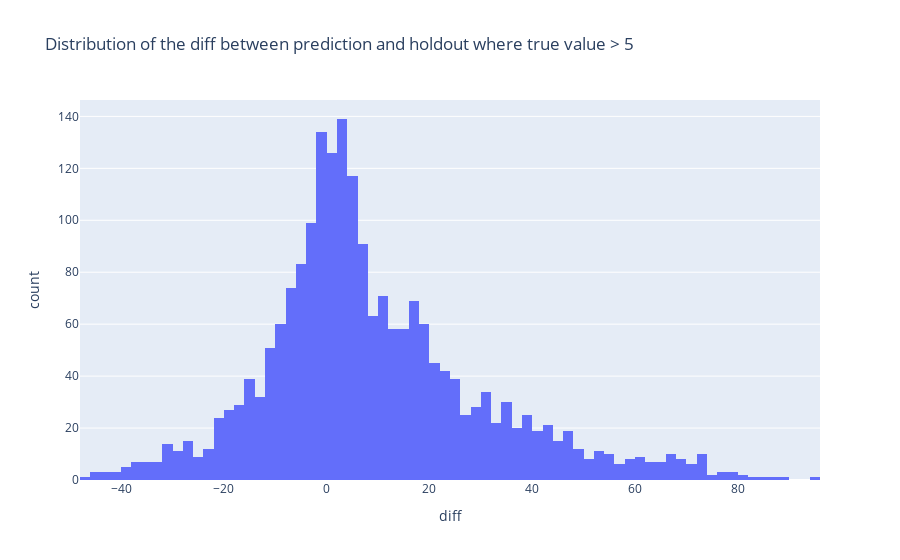

Notebook cell for this chart:
### Code cell
fig = px.histogram(eval_df[eval_df['y_val'] > 5], x='diff', nbins=100, title='Distribution of the diff between prediction and holdout where true value > 5')

# Show the plot
fig.show()

### Figure 1 — Plotly figure (JSON) as saved in the notebook; plotly's stock layout.template omitted (floating-point values rounded to 4 significant figures; data arrays with more than 128 entries replaced by an {"elided": "..."} marker saying what was removed)
{"data": [{"alignmentgroup": "True", "bingroup": "x", "hovertemplate": "diff=%{x}<br>count=%{y}<extra></extra>", "legendgroup": "", "marker": {"color": "#636efa", "pattern": {"shape": ""}}, "name": "", "nbinsx": 100, "offsetgroup": "", "orientation": "v", "showlegend": false, "type": "histogram", "x": {"elided": "2112 float values"}, "xaxis": "x", "yaxis": "y"}], "layout": {"barmode": "relative", "legend": {"tracegroupgap": 0}, "title": {"text": "Distribution of the diff between prediction and holdout where true value > 5"}, "xaxis": {"anchor": "y", "domain": [0, 1], "title": {"text": "diff"}}, "yaxis": {"anchor": "x", "domain": [0, 1], "title": {"text": "count"}}}}
